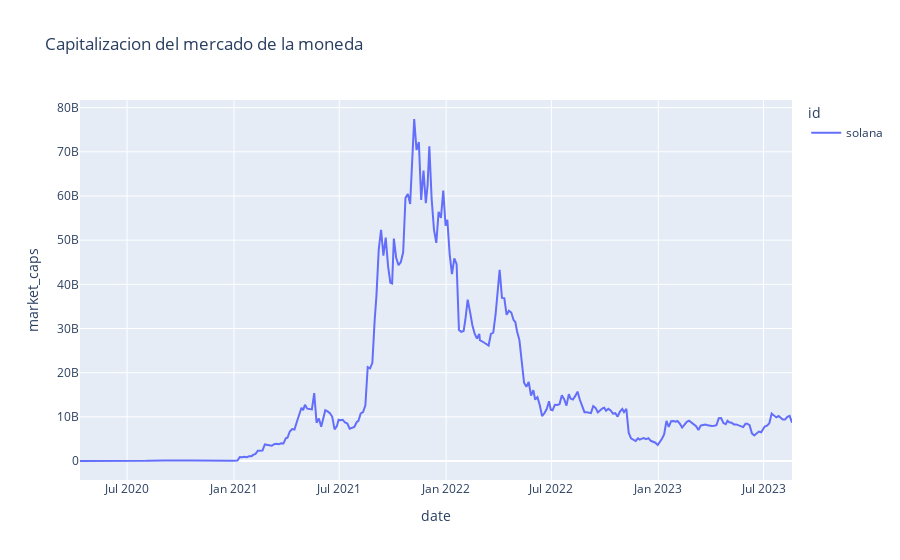

Notebook code cell kept with this figure:
### Markdown cell above
Este comportamiento nos muestra que tanto cambia el precio de la moneda

### Code cell
fig = px.line(solana_df, x="date", y="market_caps", color="id",
              title="Capitalizacion del mercado de la moneda")

fig.show()

### Figure 1 — Plotly figure (JSON) as saved in the notebook; plotly's stock layout.template omitted (floating-point values rounded to 4 significant figures; data arrays with more than 128 entries replaced by an {"elided": "..."} marker saying what was removed)
{"data": [{"hovertemplate": "id=solana<br>date=%{x}<br>market_caps=%{y}<extra></extra>", "legendgroup": "solana", "line": {"color": "#636efa", "dash": "solid"}, "marker": {"symbol": "circle"}, "mode": "lines", "name": "solana", "orientation": "v", "showlegend": true, "type": "scatter", "x": {"elided": "320 str values"}, "xaxis": "x", "y": {"elided": "320 float values"}, "yaxis": "y"}], "layout": {"legend": {"title": {"text": "id"}, "tracegroupgap": 0}, "title": {"text": "Capitalizacion del mercado de la moneda"}, "xaxis": {"anchor": "y", "domain": [0, 1], "title": {"text": "date"}}, "yaxis": {"anchor": "x", "domain": [0, 1], "title": {"text": "market_caps"}}}}
